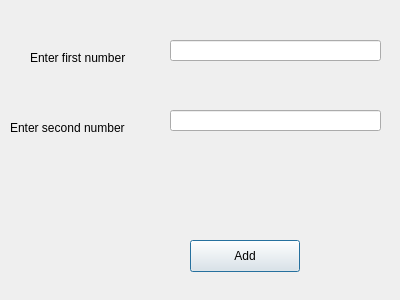
<?xml version="1.0" encoding="UTF-8"?>
<ui version="4.0">
 <class>Dialog</class>
 <widget class="QDialog" name="Dialog">
  <property name="geometry">
   <rect>
    <x>0</x>
    <y>0</y>
    <width>400</width>
    <height>300</height>
   </rect>
  </property>
  <property name="windowTitle">
   <string>Dialog</string>
  </property>
  <widget class="QLabel" name="labelFirstNumber">
   <property name="geometry">
    <rect>
     <x>30</x>
     <y>50</y>
     <width>111</width>
     <height>16</height>
    </rect>
   </property>
   <property name="text">
    <string>Enter first number</string>
   </property>
  </widget>
  <widget class="QLabel" name="labelAddition">
   <property name="geometry">
    <rect>
     <x>170</x>
     <y>180</y>
     <width>131</width>
     <height>21</height>
    </rect>
   </property>
   <property name="text">
    <string/>
   </property>
  </widget>
  <widget class="QPushButton" name="addButton">
   <property name="geometry">
    <rect>
     <x>190</x>
     <y>240</y>
     <width>110</width>
     <height>32</height>
    </rect>
   </property>
   <property name="text">
    <string>Add</string>
   </property>
  </widget>
  <widget class="QLineEdit" name="lineFirstNumber">
   <property name="geometry">
    <rect>
     <x>170</x>
     <y>40</y>
     <width>211</width>
     <height>21</height>
    </rect>
   </property>
  </widget>
  <widget class="QLineEdit" name="lineSecondNumber">
   <property name="geometry">
    <rect>
     <x>170</x>
     <y>110</y>
     <width>211</width>
     <height>21</height>
    </rect>
   </property>
  </widget>
  <widget class="QLabel" name="labelEnterSecondNumber">
   <property name="geometry">
    <rect>
     <x>10</x>
     <y>120</y>
     <width>131</width>
     <height>16</height>
    </rect>
   </property>
   <property name="text">
    <string>Enter second number</string>
   </property>
  </widget>
 </widget>
 <resources/>
 <connections/>
</ui>
